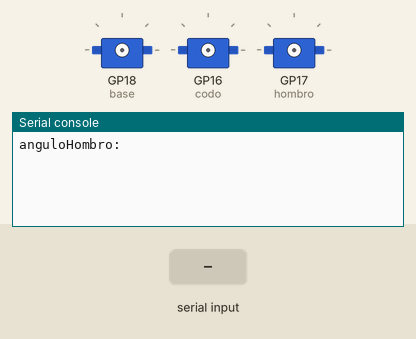
The program below on a simulated Raspberry Pi Pico running MicroPython. On the bench: 3 × servo, the last lines printed to the serial console. The inputs (shaded band) are chosen by the test bench. Servo angles are drawn from the pulse width (0.5 ms = 0°, 2.5 ms = 180°).

Above: at 1.2 s.
1.3 s: "0" typed at the serial console, then Enter
At 2.5 s:
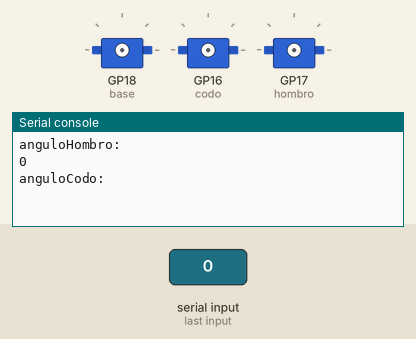
2.8 s: "5" typed at the serial console, then Enter
At 3.6 s:
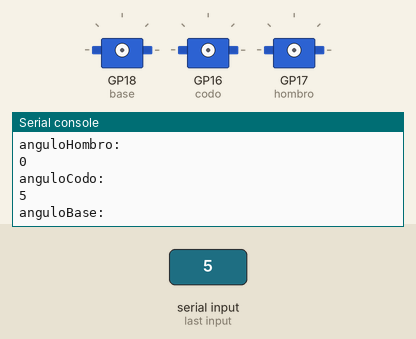
4.3 s: "90" typed at the serial console, then Enter
At 4.8 s:
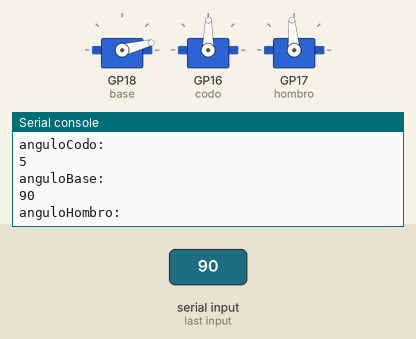

The program:

servosCarro.py
```python
#Importamos las librerias
from machine import Pin, PWM
import math


#Definimos la función
def main():
    codo = PWM(Pin(16)) #GPIO16
    codo.freq(50)
    hombro = PWM(Pin(17)) #GPIO17
    hombro.freq(50)
    base =PWM(Pin(18)) #GPIO18
    base.freq(50)

    """Limites de los ángulos del codo: 20° a 90°; hombro: 0 a 90°; base: -90 a 90°."""

    #Solicitud de ángulos (PROPUESTA):
    """angulo0 = anguloBase; angulo1 = anguloHombro; angulo2 = anguloCodo"""

    while True:

        #Se pide por consola los ángulos
        anguloHombro = float(input('anguloHombro: '))
        anguloCodo = float(input('anguloCodo: '))
        anguloBase = float(input('anguloBase: '))

#         Corrección de ángulos
        if anguloHombro == 0:
            anguloCodo = -anguloCodo+90
#
        if 0 < anguloHombro < 90:
            anguloCodo = abs(anguloCodo -anguloHombro)
#
        #Definición de la ecuación para cada servo
        cododuty = int(11666*anguloCodo+500000)
        hombroduty = int(-11111*anguloHombro+1550000)
        baseduty = int(-9717*anguloBase+1532862)

#         baseduty=int(anguloBase)
        base.duty_ns(baseduty)
#         print(baseduty)
#         cododuty=int(anguloCodo)
#         hombroduty=int(anguloHombro)
        codo.duty_ns(cododuty)
        hombro.duty_ns(hombroduty)
        #cododuty= cododuty/1000000
        #print(cododuty,' ms')
        #hombroduty= hombroduty/1000000
        #print(hombroduty,' ms')

if __name__ == '__main__':
    main()
```

Measured:
- after the input at 1.3 s, the serial console: prints a new line at once (image 1)
- after the input at 2.8 s, the serial console: prints a new line at once (image 2)
- after the input at 4.3 s, the serial console: prints a new line at once (image 3)
